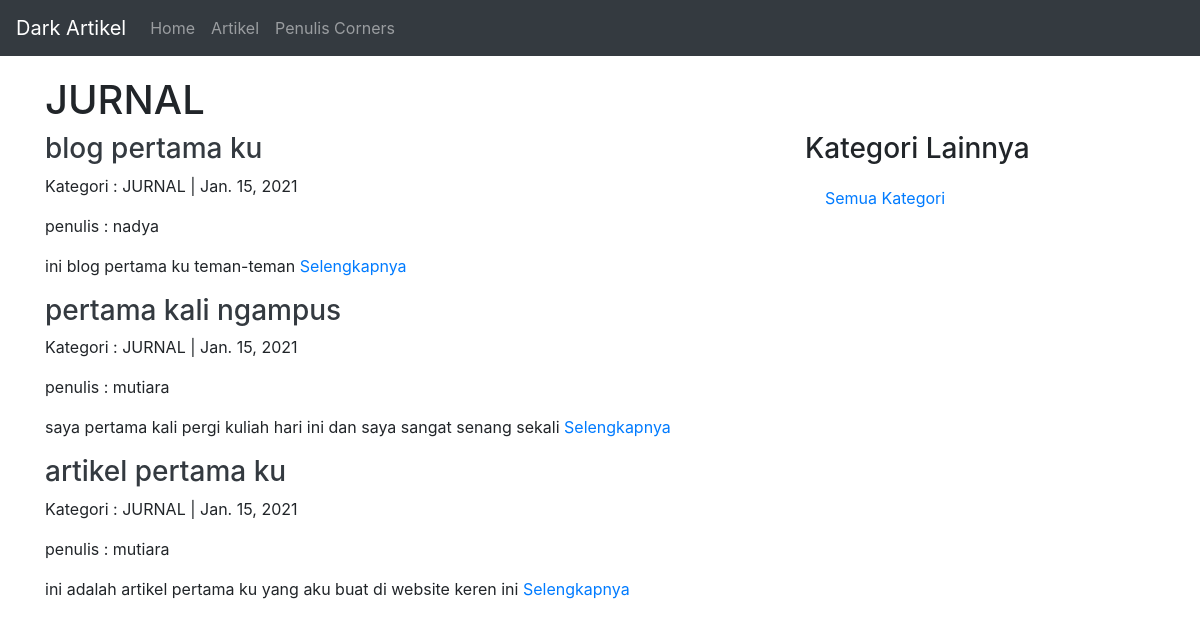
The page /artikel/kategori/JURNAL/1/ on the database its author committed.
### artikel/models.py (models this page shows, shortened)
class Artikel(models.Model):
    judul = models.CharField(max_length=200,null=True)
    isi = models.TextField(null=True)
    KATEGORI_TYPE = (
        ('JURNAL','Jurnal'),
        ('GOSIP','Gosip'),
        ('TRAVELING','Traveling'),
    )
    kategori = models.CharField(null=True, blank=True, choices=KATEGORI_TYPE,max_length=200)
    penulis = models.ForeignKey(Penulis,null=True,on_delete=models.SET_NULL)
    slug = models.SlugField(blank=True, editable=False)
    published = models.DateTimeField(auto_now_add=True, null=True)
    updated = models.DateTimeField(auto_now=True, null=True)

### penulis/models.py (models this page shows)
class Penulis(models.Model):
    user = models.OneToOneField(User,null=True,blank=True,on_delete=models.CASCADE)
    nama = models.CharField(max_length=200, null=True)
    phone = models.CharField(max_length=20,null=True)
    email = models.CharField(max_length=200,null=True)
    profile_pic = models.ImageField(default = 'profile1.png', null = True, blank = True)
    date_created = models.DateTimeField(auto_now_add=True,null=True)
    def __str__(self):
        return "{}".format(self.nama)

### artikel/views.py (the view)
# urls.py: re_path(r'^artikel/kategori/(?P<kategori>[\w]+)/(?P<page>\d+)/$',ArtikelKategoriListView.as_view(),name="kategori-list"),
class ArtikelKategoriListView(ListView):
    model = Artikel
    template_name = 'artikel/artikel_kategori_list.html'
    context_object_name = 'artikel'
    ordering = ['-published']
    paginate_by = 3
    def get_queryset(self):
        self.queryset = self.model.objects.filter(kategori = self.kwargs['kategori'])
        return super().get_queryset()
    def get_context_data(self,*args, **kwargs):
        kategoriList = self.model.objects.values_list('kategori',flat=True).distinct().exclude(kategori=self.kwargs['kategori'])
        data_context = {
            'page_title':self.kwargs['kategori'],
            'kategorilist':kategoriList,
        }
        self.kwargs.update(data_context)
        kwargs = self.kwargs
        return super().get_context_data(*args, **kwargs)

### artikel/templates/artikel/artikel_kategori_list.html (shortened to what this page needs)
{% extends 'base.html' %}
{% block content %}
    <h1>{{page_title}}</h1>
    <div class="row">
        <div class="col-md-8">
            {% for dataartikel in artikel %}
                <h3><a class="text-dark" href="{% url 'artikel:detail' dataartikel.slug %}">{{dataartikel.judul}}</a></h3>
                <p>Kategori : {{dataartikel.kategori}} | {{dataartikel.published|date}}</p>
                <p>penulis : {{dataartikel.penulis}}</p>
                <p>{{dataartikel.isi|truncatewords:20}} <a href="{% url 'artikel:detail' dataartikel.slug %}">Selengkapnya</a></p>
            {% endfor %}
        </div>
        <div class="col-sm">
            <h3>Kategori Lainnya</h3>
            <ul class="list-group list-group-flush">
                <li class="list-group-item">
                    <a href="{% url 'artikel:home' 1 %}">Semua Kategori</a>
                </li>
            </ul>
        </div>
    </div>
{% endblock content %}

### rows shown on the page
Artikel: judul "blog pertama ku", kategori "JURNAL", published "Jan. 15, 2021", penulis "nadya", isi "ini blog pertama ku teman-teman"
Artikel: judul "pertama kali ngampus", kategori "JURNAL", published "Jan. 15, 2021", penulis "mutiara", isi "saya pertama kali pergi kuliah hari ini dan saya sangat senang sekali"
Artikel: judul "artikel pertama ku", kategori "JURNAL", published "Jan. 15, 2021", penulis "mutiara", isi "ini adalah artikel pertama ku yang aku buat di website keren ini"

### other values the page prints
{{ page_title }} "JURNAL"
